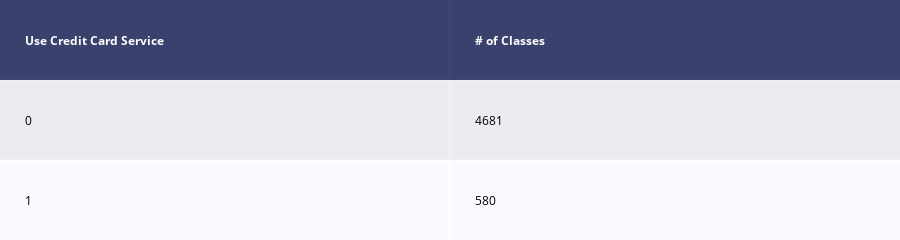

The notebook cell this image was saved under:
### Code cell
%matplotlib inline
pd.plotting.register_matplotlib_converters()
pd.options.display.float_format = '{:.4f}'.format
rcParams.update({'figure.autolayout': True, 'figure.figsize':(12,8),'axes.titlesize':14})
draw_col_shape(df_prediction,var_to_predict)

### Figure 1 — Plotly figure (JSON) as saved in the notebook; plotly's stock layout.template omitted (floating-point values rounded to 4 significant figures)
{"data": [{"colorscale": [[0, "#00083e"], [0.5, "#ededee"], [1, "#ffffff"]], "hoverinfo": "none", "opacity": 0.75, "showscale": false, "type": "heatmap", "z": [[0, 0], [0.5, 0.5], [1, 1]]}], "layout": {"annotations": [{"align": "left", "font": {"color": "#ffffff"}, "showarrow": false, "text": "<b>Use Credit Card Service</b>", "x": -0.45, "xanchor": "left", "xref": "x", "y": 0, "yref": "y"}, {"align": "left", "font": {"color": "#ffffff"}, "showarrow": false, "text": "<b># of Classes</b>", "x": 0.55, "xanchor": "left", "xref": "x", "y": 0, "yref": "y"}, {"align": "left", "font": {"color": "#000000"}, "showarrow": false, "text": "0", "x": -0.45, "xanchor": "left", "xref": "x", "y": 1, "yref": "y"}, {"align": "left", "font": {"color": "#000000"}, "showarrow": false, "text": "4681", "x": 0.55, "xanchor": "left", "xref": "x", "y": 1, "yref": "y"}, {"align": "left", "font": {"color": "#000000"}, "showarrow": false, "text": "1", "x": -0.45, "xanchor": "left", "xref": "x", "y": 2, "yref": "y"}, {"align": "left", "font": {"color": "#000000"}, "showarrow": false, "text": "580", "x": 0.55, "xanchor": "left", "xref": "x", "y": 2, "yref": "y"}], "height": 140, "margin": {"b": 0, "l": 0, "r": 0, "t": 0}, "xaxis": {"dtick": 1, "gridwidth": 2, "showticklabels": false, "tick0": -0.5, "ticks": "", "zeroline": false}, "yaxis": {"autorange": "reversed", "dtick": 1, "gridwidth": 2, "showticklabels": false, "tick0": 0.5, "ticks": "", "zeroline": false}}}
